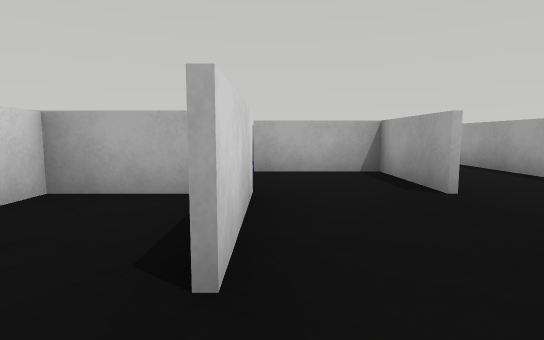
view 1 (above)

24 first-person views from a walk through a robot-simulator world made for Webots. The camera is 0.07 m above the floor, tilts 6° down and sees 80° across. The floor is counted in squares, 0.1 m on a side. Each view is taken from the middle of a square. On the plan, view 1 faces up. The plan holds only what a view shows up to about 10 squares ahead; the rest is blank. Robots are left out.

view 2
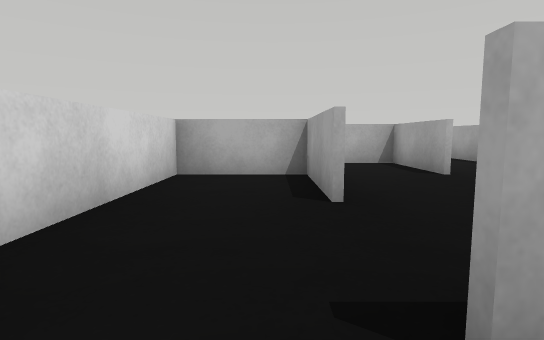

view 3
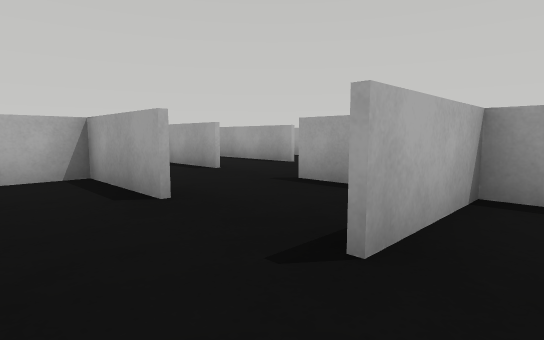

view 4
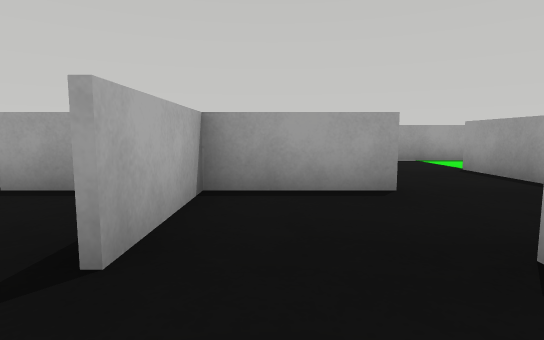

view 5
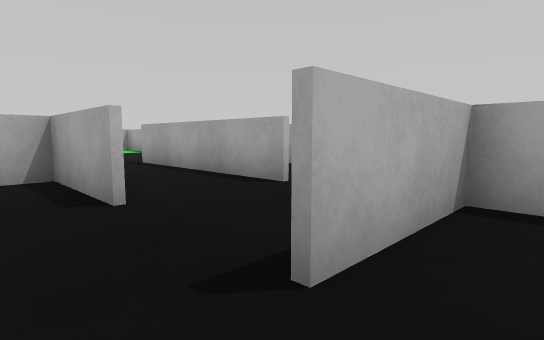

view 6
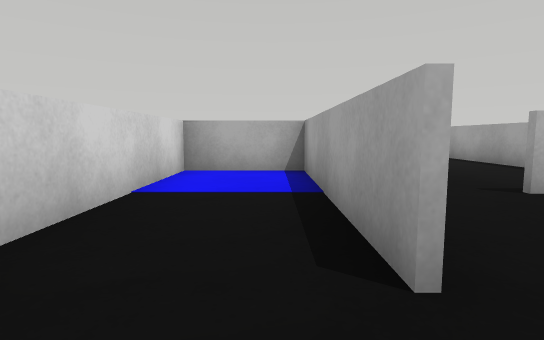

view 7
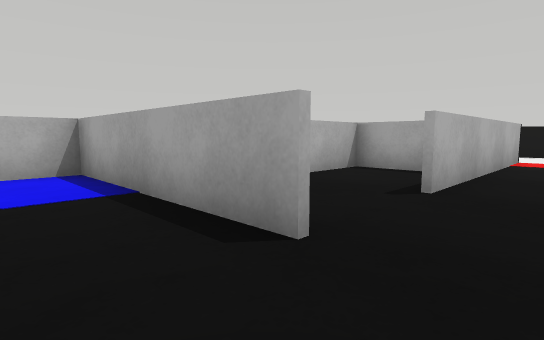

view 8
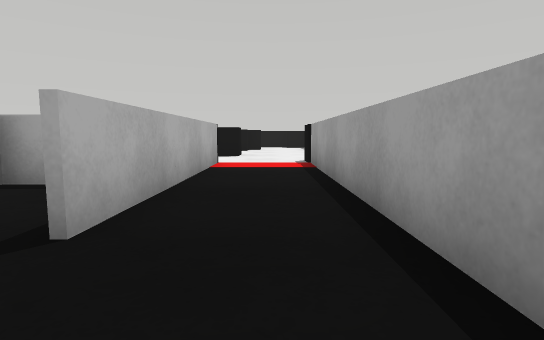

view 9
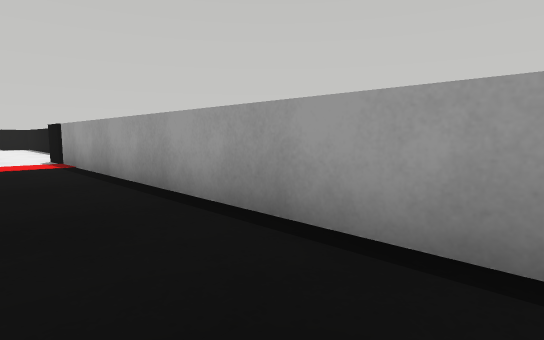

view 10
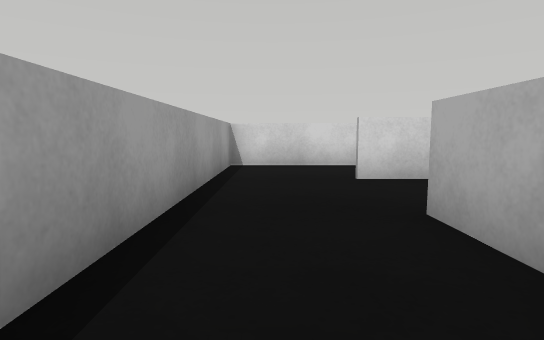

view 11
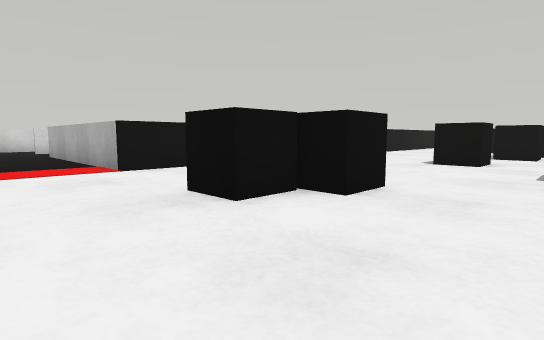

view 12
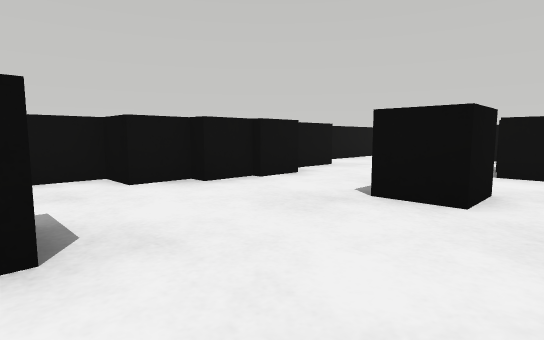

view 13
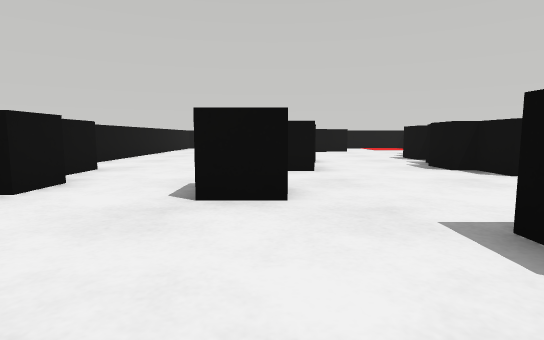

view 14
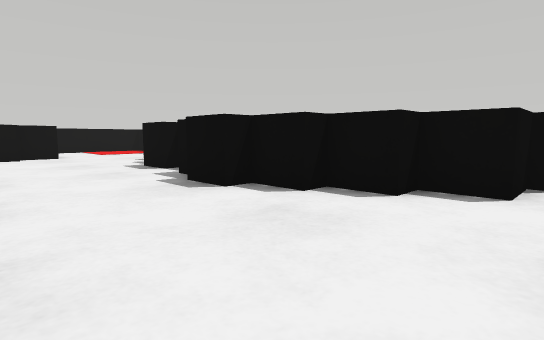

view 15
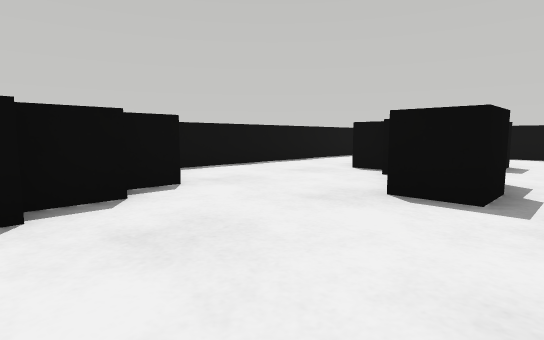

view 16
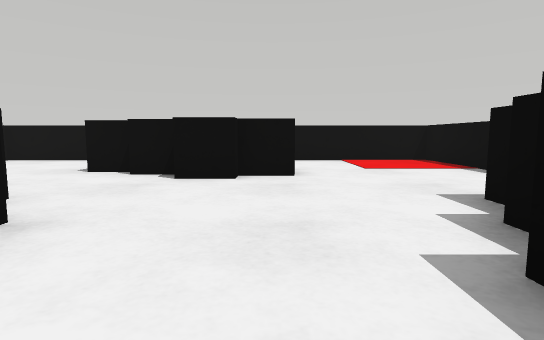

view 17
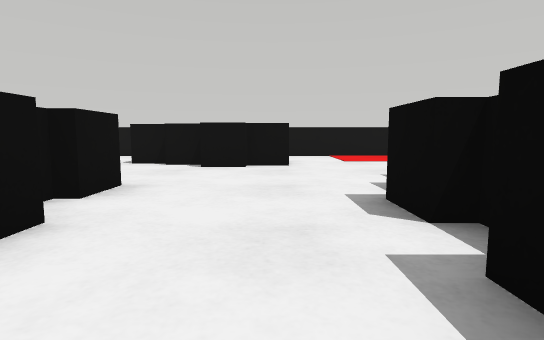

view 18
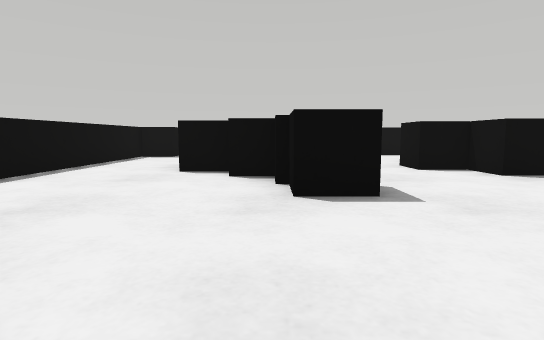

view 19
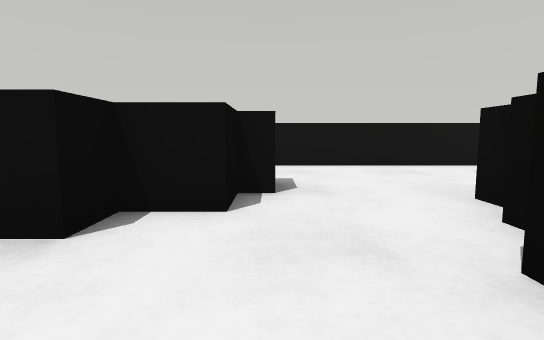

view 20
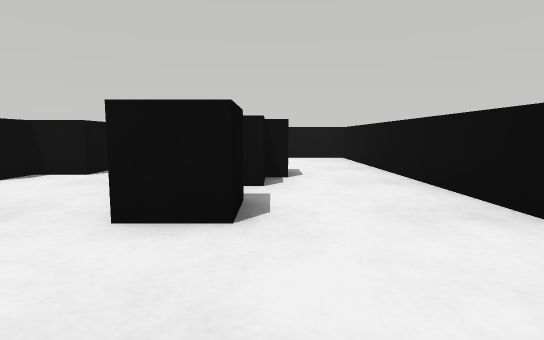

view 21
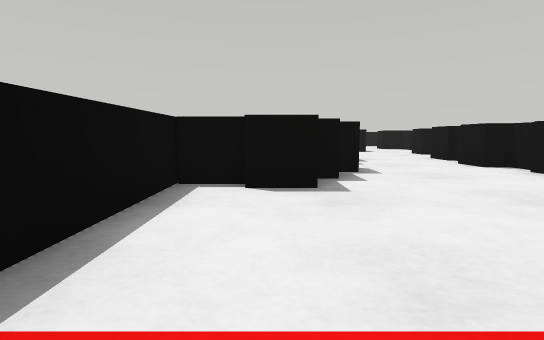

view 22
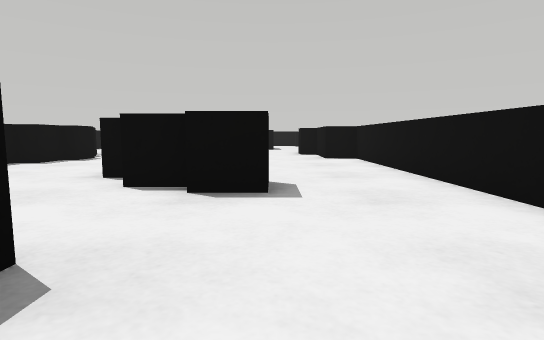

view 23
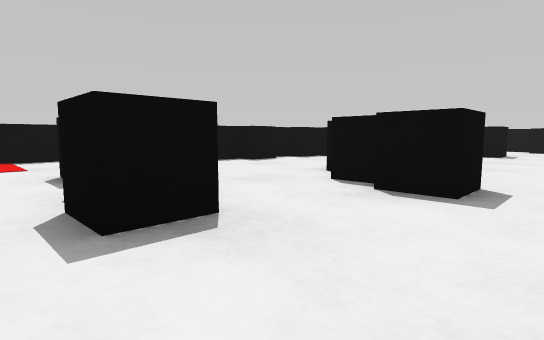

view 24
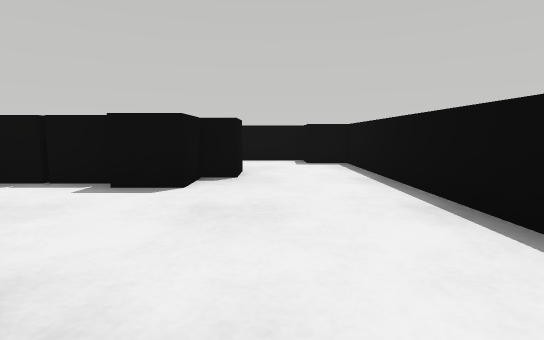

### Floor plan
Ten units are one square. View 1 is at (0, 0); x grows to the right and y downward. Boxes are objects, and circles mark ways between rooms. Rooms are numbered by the first view taken in them; rooms with no view inside come last. Other rooms are left out.
<svg viewBox="-32 -128 242 252">
<path fill="none" stroke="#000" d="M21 36 21 11 -4 11M21 -5 21 -16M-4 -14 -4 -39 -27 -39 -27 0M46 36 46 -16M26 60 49 60M-2 -26 -2 -14M-2 74 -2 86M46 76 46 61 21 61M-4 86 -4 36 -27 36 -27 110 5 110M5 110 84 110M84 86 21 86M84 41 84 52M84 71 84 86M204 -65 204 -123 84 -123 84 -9M132 119 195 119M204 110 204 35"/>
<rect x="85" y="105" width="10" height="10" fill="#bbb"><title>black box</title></rect>
<rect x="85" y="25" width="10" height="20" fill="#bbb"><title>black box</title></rect>
<rect x="85" y="5" width="20" height="20" fill="#bbb"><title>black box</title></rect>
<rect x="85" y="5" width="10" height="10" fill="#bbb"><title>black box</title></rect>
<rect x="85" y="-15" width="10" height="20" fill="#bbb"><title>black box</title></rect>
<rect x="95" y="25" width="10" height="10" fill="#bbb"><title>black box</title></rect>
<rect x="105" y="85" width="20" height="10" fill="#bbb"><title>black box</title></rect>
<rect x="105" y="75" width="10" height="10" fill="#bbb"><title>other object</title></rect>
<rect x="105" y="55" width="20" height="20" fill="#bbb"><title>black box</title></rect>
<rect x="105" y="-75" width="10" height="20" fill="#bbb"><title>black box</title></rect>
<rect x="115" y="65" width="20" height="20" fill="#bbb"><title>black box</title></rect>
<rect x="115" y="15" width="20" height="20" fill="#bbb"><title>black box</title></rect>
<rect x="115" y="-65" width="10" height="20" fill="#bbb"><title>other object</title></rect>
<rect x="115" y="-75" width="20" height="10" fill="#bbb"><title>black box</title></rect>
<rect x="115" y="-105" width="20" height="20" fill="#bbb"><title>black box</title></rect>
<rect x="125" y="-15" width="20" height="20" fill="#bbb"><title>black box</title></rect>
<rect x="125" y="-25" width="20" height="10" fill="#bbb"><title>black box</title></rect>
<rect x="125" y="-35" width="20" height="10" fill="#bbb"><title>black box</title></rect>
<rect x="125" y="-45" width="20" height="10" fill="#bbb"><title>black box</title></rect>
<rect x="125" y="-65" width="20" height="20" fill="#bbb"><title>black box</title></rect>
<rect x="135" y="-95" width="20" height="20" fill="#bbb"><title>black box</title></rect>
<rect x="135" y="-105" width="10" height="10" fill="#bbb"><title>black box</title></rect>
<rect x="145" y="75" width="10" height="20" fill="#bbb"><title>black box</title></rect>
<rect x="145" y="55" width="10" height="10" fill="#bbb"><title>black box</title></rect>
<rect x="145" y="35" width="20" height="20" fill="#bbb"><title>black box</title></rect>
<rect x="145" y="-105" width="20" height="20" fill="#bbb"><title>black box</title></rect>
<rect x="155" y="75" width="20" height="20" fill="#bbb"><title>black box</title></rect>
<rect x="155" y="75" width="10" height="10" fill="#bbb"><title>black box</title></rect>
<rect x="155" y="55" width="10" height="20" fill="#bbb"><title>black box</title></rect>
<rect x="165" y="55" width="20" height="20" fill="#bbb"><title>black box</title></rect>
<rect x="165" y="-5" width="10" height="10" fill="#bbb"><title>black box</title></rect>
<rect x="165" y="-25" width="20" height="20" fill="#bbb"><title>black box</title></rect>
<rect x="165" y="-35" width="20" height="20" fill="#bbb"><title>black box</title></rect>
<rect x="165" y="-45" width="10" height="10" fill="#bbb"><title>black box</title></rect>
<rect x="175" y="15" width="20" height="10" fill="#bbb"><title>black box</title></rect>
<rect x="175" y="-5" width="20" height="20" fill="#bbb"><title>black box</title></rect>
<rect x="175" y="-45" width="20" height="20" fill="#bbb"><title>black box</title></rect>
<rect x="175" y="-55" width="20" height="10" fill="#bbb"><title>black box</title></rect>
<rect x="175" y="-75" width="20" height="20" fill="#bbb"><title>black box</title></rect>
<rect x="185" y="105" width="20" height="10" fill="#bbb"><title>black box</title></rect>
<rect x="185" y="15" width="20" height="20" fill="#bbb"><title>black box</title></rect>
<rect x="195" y="-65" width="10" height="20" fill="#bbb"><title>black box</title></rect>
<circle cx="15" cy="60" r="3" fill="#2a7"/>
<circle cx="15" cy="80" r="3" fill="#2a7"/>
<circle cx="0" cy="95" r="3" fill="#2a7"/>
<circle cx="80" cy="100" r="3" fill="#2a7"/>
<text x="10" y="20">1</text>
<text x="20" y="70">2</text>
<text x="-10" y="80">3</text>
<text x="40" y="100">4</text>
<text x="140" y="0">5</text>
</svg>
Room 1 opens to room 2. Room 2 opens to room 4. Room 3 opens to room 4. Room 4 opens to room 5.

Where each view was taken, in squares from view 1:
view 1: 0 up, 0 right, facing up
view 2: 2 down, 1 left, facing up
view 3: 2 down, 2 left, facing up-right
view 4: 2 down, 2 left, facing right
view 5: 7 down, 1 right, facing up-right
view 6: 10 down, 1 left, facing up
view 7: 10 down, 2 left, facing up-right
view 8: 10 down, 0 right, facing right
view 9: 9 down, 1 left, facing down-right
view 10: 10 down, 5 right, facing left
view 11: 11 down, 15 right, facing up-left
view 12: 6 down, 14 right, facing up-left
view 13: 6 down, 13 right, facing up
view 14: 3 down, 14 right, facing up-right
view 15: 0 up, 14 right, facing down-right
view 16: 3 up, 16 right, facing up
view 17: 1 up, 16 right, facing up
view 18: 0 up, 16 right, facing down
view 19: 7 up, 16 right, facing left
view 20: 10 up, 19 right, facing left
view 21: 11 up, 19 right, facing down
view 22: 11 up, 11 right, facing down
view 23: 11 up, 10 right, facing down-right
view 24: 10 down, 11 right, facing right
